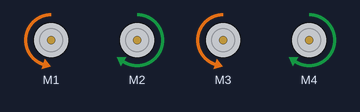
Simulated run of this sketch. Board: Arduino Uno, built with avr-gcc and run on an emulated ATmega328P. Parts: 4 × DC motor (green arrow = forward, orange = backward, longer = faster).

Above: at 2.7 s.
At 5.9 s:
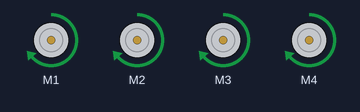
At 49.1 s:
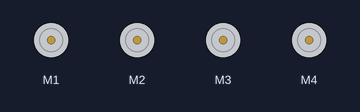
At 77.6 s:
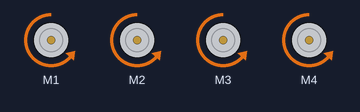
Timing chart, 0 to 80.1 s (numbered marks = the images above):
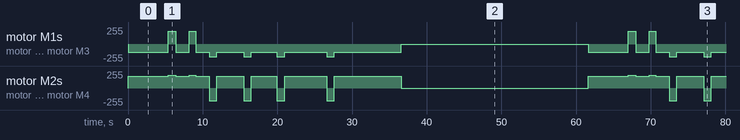

The sketch:

programa_fiesp.ino
```cpp
/*
============================================================================ CÓDIGO VISITA FIESP ========================================================================================
Autor: Murilo Siqueira Santos
Data da criação: 18/05/2025
Data da última modificação: 21/05/2025

Campo de observações:
  Tempo de delay para o robô andar 1 ladrilho: delay(2100)
  Tempo de delay para o robô realizar uma "curva de 90 graus": delay(1050)
============================================================================================================================================================================================
*/

// Inclusão de bibliotecas
#include <AFMotor.h>  // Biblioteca para uso da shield da ponte H L293D

// Definição de pinos
#define TCA_ADDR 0x70 // Endereço I2C do PCA9458A

// Inicializa os motores conectados às portas M1, M2, M3 e M4
AF_DCMotor motor1(1); // Motor conectado na porta M1 da shield
AF_DCMotor motor2(2); // Motor conectado na porta M2 da shield
AF_DCMotor motor3(3); // Motor conectado na porta M3 da shield
AF_DCMotor motor4(4); // Motor conectado na porta M4 da shield

// definição de váriáveis relacionadas a velocidade dos motores
int velocidadeM1 = 120; // Variável que contém a velocidade do motor conectado à porta M1
int velocidadeM2 = 173; // Váriavel que contém a velocidade do motor conectado à porta M2
int velocidadeM3 = 120; // Variável que contém a velocidade do motor conectado à porta M3
int velocidadeM4 = 173; // Variável que contém a velocidade do motor conectado à porta M4

// definição de variáveis relacionadas a velocidade dos motores durante o momento da curva
int velocidadeCurvaM1 = 190; // Variável que contém a velocidade do motor conectado à porta M1 da shield durante uma curva
int velocidadeCurvaM2 = 190; // Variável que contém a velocidade do motor conectado à porta M2 da shield durante uma curva
int velocidadeCurvaM3 = 190; // Variável que contém a velocidade do motor conectado à porta M3 da shield durante uma curva
int velocidadeCurvaM4 = 190; // Variável que contém a velocidade do motor conectado a porta M4 da shield ruante uma curva

const int tempoFrente = 1800;
const int tempoCurva = 1000;
int tempoFrenteX2 = tempoFrente * 2;
int tempoFrenteX3 = tempoFrente * 3;
int tempoFrenteX4 = tempoFrente * 4;
int tempoFrenteX5 = tempoFrente * 5;
int tempoFrenteX7 = tempoFrente * 7;
int tempoFrenteX8 = tempoFrente * 5;

void setup() {

  Serial.begin(9600); // Inicializa a comunicação serial

}

void loop() {

  movimentacao();
  //movimentacao2Rampa();

}

void movimentacao(){

  paraFrente();
  delay(tempoFrenteX3);
  virarEsquerda(); // Primeira curva
  delay(tempoCurva);
  paraFrente();
  delay(tempoFrente);
  virarEsquerda(); // Segunda curva
  delay(900);
  paraFrente();
  delay(tempoFrente);
  virarDireita(); // Terceira curva
  delay(1000);
  paraFrente();
  delay(tempoFrenteX2);
  virarDireita(); // Quarta curva
  delay(tempoCurva);
  paraFrente();
  delay(3400);
  virarDireita(); // Quinta curva
  delay(1100);
  paraFrente();
  delay(5600);
  virarDireita(); // Sexta curva
  delay(tempoCurva);
  paraFrente();
  delay(tempoFrenteX8);
  pararMotores();
  delay(25000);


}

void movimentacao2Rampa(){

  paraFrente();
  delay(tempoFrenteX7);
  virarEsquerda();
  delay(1100);
  velocidadeM1 = 150;
  velocidadeM2 = 193; // Aumentar valor
  velocidadeM3 = 150;
  velocidadeM4 = 193; // Aumentar valor
  paraFrente();
  delay(tempoFrenteX4);
  velocidadeM1 = 120;
  velocidadeM2 = 173; // Aumentar valor
  velocidadeM3 = 120;
  velocidadeM4 = 173; // Aumentar valor
  virarEsquerda();
  delay(1000);
  paraFrente();
  delay(5200);
  pararMotores();
  delay(20000);

}

void paraFrente() {

  motor1.run(BACKWARD); // Gira o motor 1 no sentido horário
  motor2.run(FORWARD);  // Gira o motor 2 no sentido horário
  motor3.run(BACKWARD);  // Gira o motor 3 no sentido horário
  motor4.run(FORWARD); // Gira o motor 4 no sentido horário

  // Define a velocidade que os motores irão rotacionar
  motor1.setSpeed(velocidadeM1);
  motor2.setSpeed(velocidadeM2);
  motor3.setSpeed(velocidadeM3);
  motor4.setSpeed(velocidadeM4);

}

void pararMotores() {

  // Para de enviar energia aos quatro motores, parando sua rotação
  motor1.run(RELEASE);
  motor2.run(RELEASE);
  motor3.run(RELEASE);
  motor4.run(RELEASE);

}

void virarEsquerda() {

  motor1.run(FORWARD);  // Rotaciona o motor 1 no sentido anti-horário
  motor2.run(FORWARD);  // Rotaciona o motor 2 no sentido horário
  motor3.run(FORWARD);  // Rotaciona o motor 3 no sentido horário
  motor4.run(FORWARD);  // Rotaciona o motor 4 no sentido anti-horário

  // Define a velocidade dos motores durante o movimento de curva
  motor1.setSpeed(velocidadeCurvaM1);
  motor2.setSpeed(velocidadeCurvaM2);
  motor3.setSpeed(velocidadeCurvaM3);
  motor4.setSpeed(velocidadeCurvaM4);

}

// Função para virar à direita com maior velocidade
void virarDireita() {

  motor1.run(BACKWARD); // Rotaciona o motor 1 no sentido horário
  motor2.run(BACKWARD); // Rotaciona o motor 2 no sentido anti-horário
  motor3.run(BACKWARD); // Rotaciona o motor 3 no sentido anti-horário
  motor4.run(BACKWARD); // Rotaciona o motor 4 no sentido horário

  // Define a velocidade dos motores durante o movimento de curva
  motor1.setSpeed(velocidadeCurvaM1);
  motor2.setSpeed(velocidadeCurvaM2);
  motor3.setSpeed(velocidadeCurvaM3);
  motor4.setSpeed(velocidadeCurvaM4);

}


// Função para andar para trás
void paraTras() {

  motor1.run(FORWARD);  // Rotaciona o motor 1 no sentido anti-horário
  motor2.run(BACKWARD); // Rotaciona o motor 2 no sentido anti-horário
  motor3.run(FORWARD); // Rotaciona o motor 3 no sentido anti-horário
  motor4.run(BACKWARD);  // Rotaciona o motor 4 no sentido anti-horário

  // Define a velocidade dos motores durante o movimento da curva
  motor1.setSpeed(velocidadeM1);
  motor2.setSpeed(velocidadeM2);
  motor3.setSpeed(velocidadeM3);
  motor4.setSpeed(velocidadeM4);

}
```
